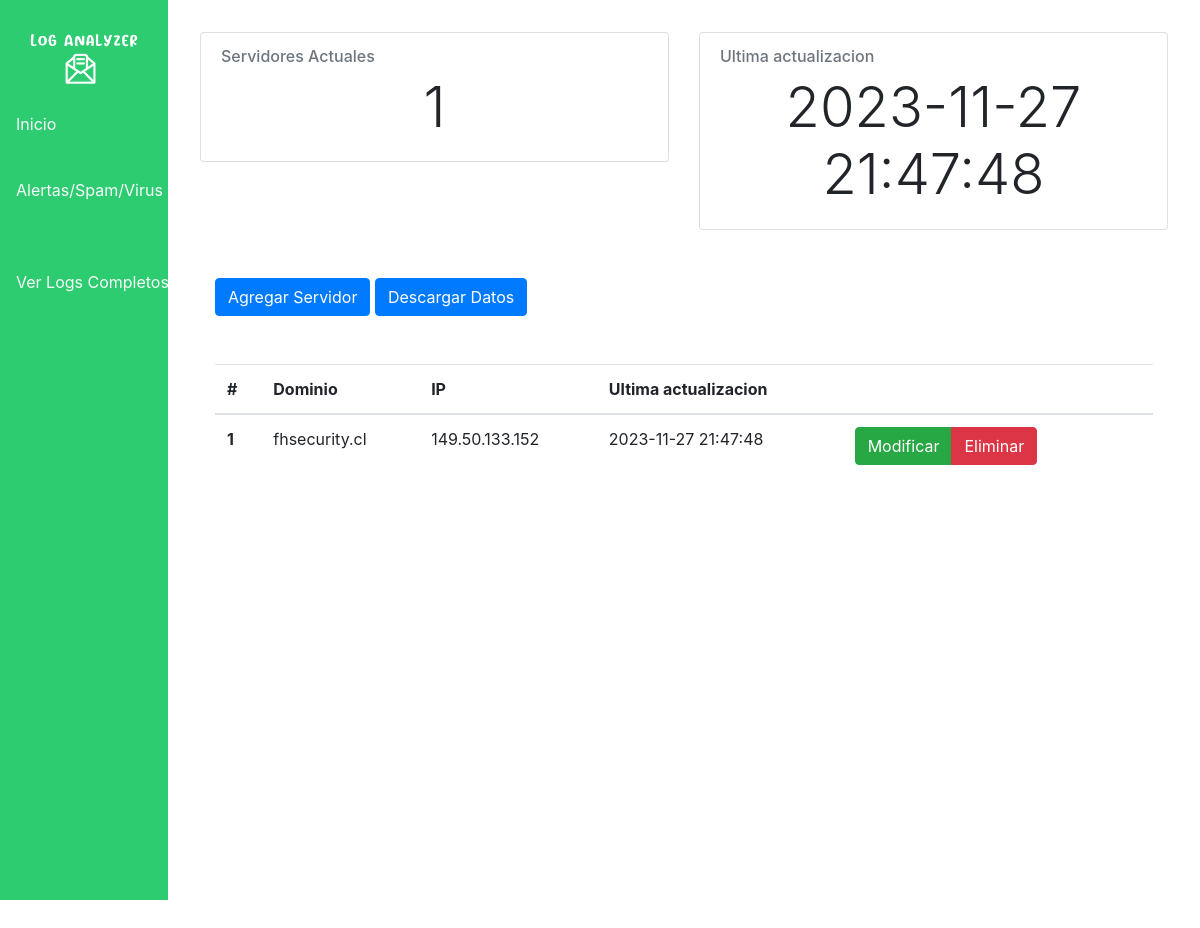
The page / on the database its author committed.
### tables this page shows
CREATE TABLE Servidor( id_host int  not null, 
							       hostname varchar(100) , 
								   ip varchar(100),
								   usuario varchar(100), 
								   clave varchar(100), 
								   fecha_act date, 
								   PRIMARY KEY (id_host));

### route_index.py (the view)
@page_home.route("/")
def home():
	firstExecution = True
	data = [{'id_host': 0,'hostname':'example','ip':'none','usuario':'none','clave':'none','fecha_act':'none'}]
	count = 0
	db.createServidores()
	db.createEstados()
	db.createSpam()
	db.createVirus()
	if(db.getServidores() != []):
		firstExecution = False
		count = len(db.getServidores())
		data = db.getServidores()
	return render_template('index.html',first=firstExecution, count=count,data=data)

### database.py (called while the page is built)
	def createServidores(self):
		query = '''
			CREATE TABLE IF NOT EXISTS  Servidor( id_host int  not null,
							       hostname varchar(100) ,
								   ip varchar(100),
								   usuario varchar(100),
								   clave varchar(100),
								   fecha_act date,
								   PRIMARY KEY (id_host));
		'''
		self._cur.execute(query)

	def createEstados(self):
		query = '''
			CREATE TABLE IF NOT EXISTS Estados( id_host int not null,
												id_log int not null,
											    fecha date,
											    para varchar,
											    de varchar,
											    estado varchar,
											    relay varchar)
		'''
		self._cur.execute(query)

	def createSpam(self):
		query= '''
			CREATE TABLE IF NOT EXISTS Alertas_Spam( id_host int not null,
													 fecha date,
													 para varchar,
													 de varchar,
													 puntaje varchar,
													 estado varchar,
													 detalle varchar
													 )
		'''
		self._cur.execute(query)

	def createVirus(self):
		query= '''
			CREATE TABLE IF NOT EXISTS Alertas_Virus( id_host int not null,
													 fecha date,
													 para varchar,
													 de varchar,
													 estado varchar,
													 ip varchar,
													 quarentine varchar,
													 tamaño varchar
													 )
		'''
		self._cur.execute(query)

	def getServidores(self):
		query = '''
			SELECT * FROM Servidor;
		'''
		data = []
		self._cur.execute(query)
		rows = self._cur.fetchall()
		keys = ['id_host','hostname','ip','usuario','clave','fecha_act']
		for row in rows:
			dic = {}
			for i in range(len(row)):
				dic[keys[i]] = row[i]
			data.append(dic)
		return data

### templates/index.html (shortened to what this page needs)
{% extends './layout.html' %}
{% block div %}
	<div class="row" style="height: 1000px;">
		<div class="col-12">
			<div class="row">
				<div class="col-sm-6 col-12">
					<div class="card" style="width: 100%;">
		  				<div class="card-body">
		    				<h6 class="card-subtitle mb-2 text-muted">Servidores Actuales</h6>
		    				<p class="card-text text-center display-4">{{count}}</p>
		  				</div>
					</div>
				</div>
				<div class="col-sm-6 col-12">
					<div class="card" style="width: 100%;">
		  				<div class="card-body">
		    				<h6 class="card-subtitle mb-2 text-muted">Ultima actualizacion</h6>
		    				<p class="card-text text-center display-4">{{data[0]['fecha_act']}}</p>
		  				</div>
					</div>
				</div>
			</div>
			<div class="col-12 mt-5">
				<button onclick="addDomain()" class="btn btn-primary" >Agregar Servidor</button>
				<button id="reload" onclick="updateAll()" class="btn btn-primary">Descargar Datos</button>
			</div>
			<div class="col-12 mt-5">
				<table class="table table-hover">
				  <thead>
				    <tr>
				      <th scope="col">#</th>
				      <th scope="col">Dominio</th>
				      <th scope="col">IP</th>
				      <th scope="col">Ultima actualizacion</th>
				      <th scope="col"> <th>
				    </tr>
				  </thead>
				  <tbody>
				  	{% for i in range( data| length) %}
				  		<tr  class="hosts">
				  			<th onclick="redirigir({{i}})" scope="row"> {{i+1}} </th>
				  			<td onclick="redirigir({{i}})" id="hostname"> {{data[i]['hostname']}}</td>
				  			<td onclick="redirigir({{i}})" id="ip"> {{data[i]['ip']}}</td>
				  			<td onclick="redirigir({{i}})" > {{data[i]['fecha_act']}}</td>
				  			<td>
				  				<div class="btn-group" role="group" >
  									<button type="button" class="btn btn-success">Modificar</button>
  									<button type="button" class="btn btn-danger" data-toggle="modal" data-target="#mConfirm" onclick="borrar('{{ data[i]['hostname'] }}')" >Eliminar</button>
								</div>
				  			<td>
				  		</tr>
				  	{% endfor %}
				  </tbody>
				</table>
			</div>
		</div>
	</div>
{% endblock %}

### static/css/index.css (style rules this page uses)
body { overflow: hidden; font-family: 'Mulish', sans-serif; font-weight: 300; height: 900px; }

### rows shown on the page
Servidor: fecha_act "2023-11-27 21:47:48", hostname "fhsecurity.cl", ip "149.50.133.152", fecha_act "2023-11-27 21:47:48"

### other values the page prints
{{ count }} "1"
{{ i+1 }} "1"
